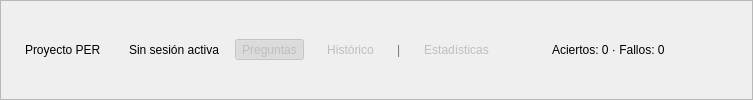
         <widget class="QFrame" name="topBar">
          <property name="objectName">
           <string notr="true">TopBar</string>
          </property>
          <property name="frameShape">
           <enum>QFrame::StyledPanel</enum>
          </property>
          <layout class="QHBoxLayout" name="topBarLayout">
           <property name="spacing">
            <number>16</number>
           </property>
           <property name="leftMargin">
            <number>24</number>
           </property>
           <property name="topMargin">
            <number>16</number>
           </property>
           <property name="rightMargin">
            <number>24</number>
           </property>
           <property name="bottomMargin">
            <number>16</number>
           </property>
           <item>
            <widget class="QLabel" name="appTitle">
             <property name="objectName">
              <string notr="true">AppTitle</string>
             </property>
             <property name="text">
              <string>Proyecto PER</string>
             </property>
            </widget>
           </item>
           <item>
            <spacer name="topBarSpacer1">
             <property name="orientation">
              <enum>Qt::Horizontal</enum>
             </property>
             <property name="sizeType">
              <enum>QSizePolicy::Fixed</enum>
             </property>
             <property name="sizeHint" stdset="0">
              <size>
               <width>12</width>
               <height>20</height>
              </size>
             </property>
            </spacer>
           </item>
           <item>
            <widget class="QLabel" name="userSummaryLabel">
             <property name="objectName">
              <string notr="true">UserSummary</string>
             </property>
             <property name="text">
              <string>Sin sesión activa</string>
             </property>
            </widget>
           </item>
           <item>
            <widget class="QToolButton" name="questionsToggleButton">
             <property name="objectName">
              <string notr="true">QuestionsToggleButton</string>
             </property>
             <property name="enabled">
              <bool>false</bool>
             </property>
             <property name="text">
              <string>Preguntas</string>
             </property>
             <property name="checkable">
              <bool>true</bool>
             </property>
             <property name="checked">
              <bool>true</bool>
             </property>
             <property name="autoRaise">
              <bool>true</bool>
             </property>
             <property name="toolButtonStyle">
              <enum>Qt::ToolButtonTextOnly</enum>
             </property>
            </widget>
           </item>
           <item>
            <widget class="QToolButton" name="statsButton">
             <property name="objectName">
              <string notr="true">StatsButton</string>
             </property>
             <property name="enabled">
              <bool>false</bool>
             </property>
             <property name="text">
              <string>Histórico</string>
             </property>
             <property name="checkable">
              <bool>true</bool>
             </property>
             <property name="autoRaise">
              <bool>true</bool>
             </property>
             <property name="toolButtonStyle">
              <enum>Qt::ToolButtonTextOnly</enum>
             </property>
            </widget>
           </item>
           <item>
            <widget class="QLabel" name="historyStatsSeparator">
             <property name="objectName">
              <string notr="true">HistoryStatsSeparator</string>
             </property>
             <property name="text">
              <string>|</string>
             </property>
             <property name="styleSheet">
              <string notr="true">color: #6e7781;</string>
             </property>
            </widget>
           </item>
           <item>
            <widget class="QToolButton" name="statisticsButton">
             <property name="objectName">
              <string notr="true">StatisticsButton</string>
             </property>
             <property name="enabled">
              <bool>false</bool>
             </property>
             <property name="text">
              <string>Estadísticas</string>
             </property>
             <property name="checkable">
              <bool>true</bool>
             </property>
             <property name="autoRaise">
              <bool>true</bool>
             </property>
             <property name="toolButtonStyle">
              <enum>Qt::ToolButtonTextOnly</enum>
             </property>
            </widget>
           </item>
           <item>
            <spacer name="topBarStretch">
             <property name="orientation">
              <enum>Qt::Horizontal</enum>
             </property>
             <property name="sizeHint" stdset="0">
              <size>
               <width>40</width>
               <height>20</height>
              </size>
             </property>
            </spacer>
           </item>
           <item>
            <widget class="QLabel" name="sessionStatsLabel">
             <property name="objectName">
              <string notr="true">SessionStats</string>
             </property>
             <property name="text">
              <string>Aciertos: 0 · Fallos: 0</string>
             </property>
            </widget>
           </item>
           <item>
            <widget class="QLabel" name="statusMessageLabel">
             <property name="objectName">
              <string notr="true">StatusMessageLabel</string>
             </property>
             <property name="text">
              <string/>
             </property>
             <property name="styleSheet">
              <string notr="true">color: #6e7781;</string>
             </property>
            </widget>
           </item>
           <item>
            <widget class="QToolButton" name="userMenuButton">
             <property name="objectName">
              <string notr="true">UserButton</string>
             </property>
             <property name="autoRaise">
              <bool>true</bool>
             </property>
             <property name="popupMode">
              <enum>QToolButton::InstantPopup</enum>
             </property>
            </widget>
           </item>
          </layout>
         </widget>
